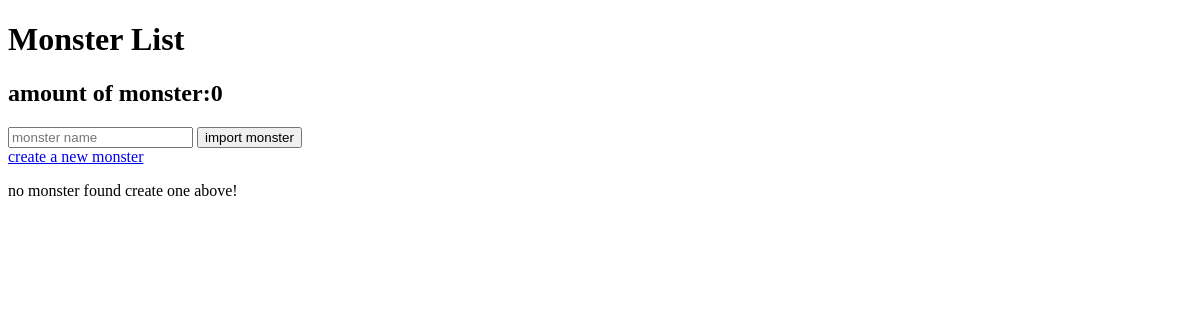
The app's page /, older data.
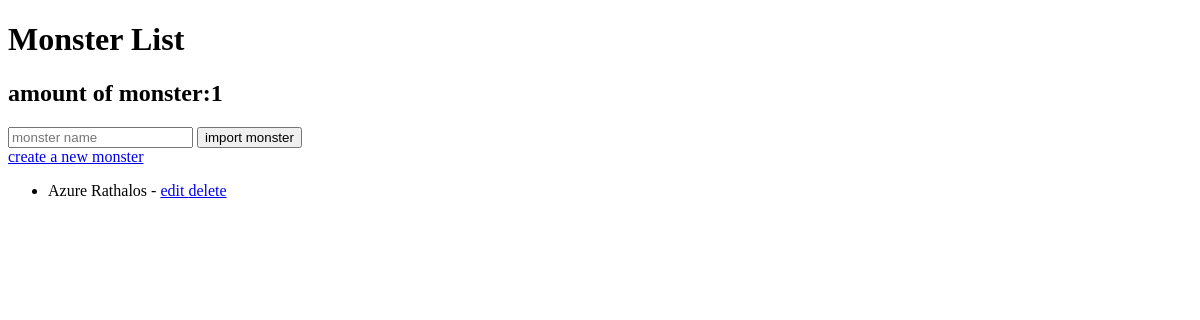
The same page, newer data.
### monsterhunter/models.py (models this page shows, shortened)
class Monster(models.Model):
    name = models.CharField(unique=True, max_length=50)
    species = models.CharField(max_length=100,null=True,blank=True)
    elements = models.CharField(max_length=100,null=True,blank=True)
    description = models.CharField(max_length=500,null=True,blank=True)
    image_url = models.URLField()

### monsterhunter/views.py (the view)
# urls.py: path("",views.monster_list,name="monster-list"),
def monster_list(request):
    monsters = Monster.objects.all()
    return render(request,"monsterhunter/monster_list.html",{"monsters":monsters})

### monsterhunter/templates/monsterhunter/monster_list.html (shortened to what this page needs)
<!DOCTYPE html>
<html>
<head>
</head>
<body>
<h1>Monster List </h1>
<h2> amount of monster:{{monsters|length}} </h2>
<form method="post" action="{% url 'import'%}">  {% csrf_token %}
<input type="text" name="query_name" placeholder="monster name" required>
<button type="submit">import monster </button>
</form>
<a href="{% url 'create-monster'%}"> create a new monster </a>
{% if monsters %}
<ul>
{% for monster in monsters%}
<li> {{monster.name}} - {{monster.type}}
<a href="{% url 'update-monster' pk=monster.pk %}"> edit
</a>
<a href="{% url 'delete-monster' pk=monster.pk %}"> delete</a>
</li>
{% endfor %}
</ul>
{% else %}
<p> no monster found create one above! </p>
{% endif %}
</body>
</html>

Row changes from the older to the newer data that the page shows:
added Monster: name "Azure Rathalos"
Text that changed along with them:
{{ monsters|length }}: "0" → "1"
text no longer shown: "no monster found create one above!"
